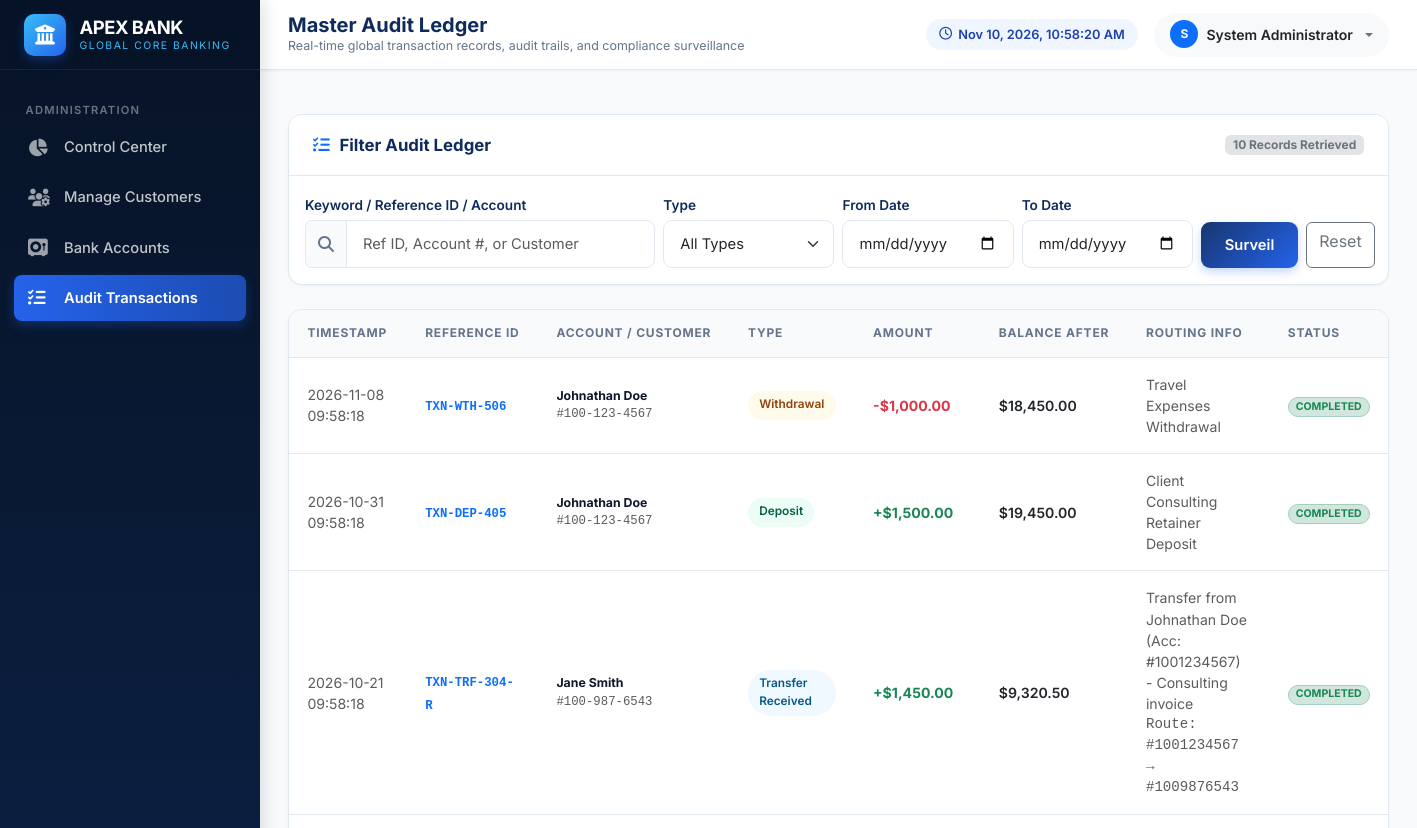
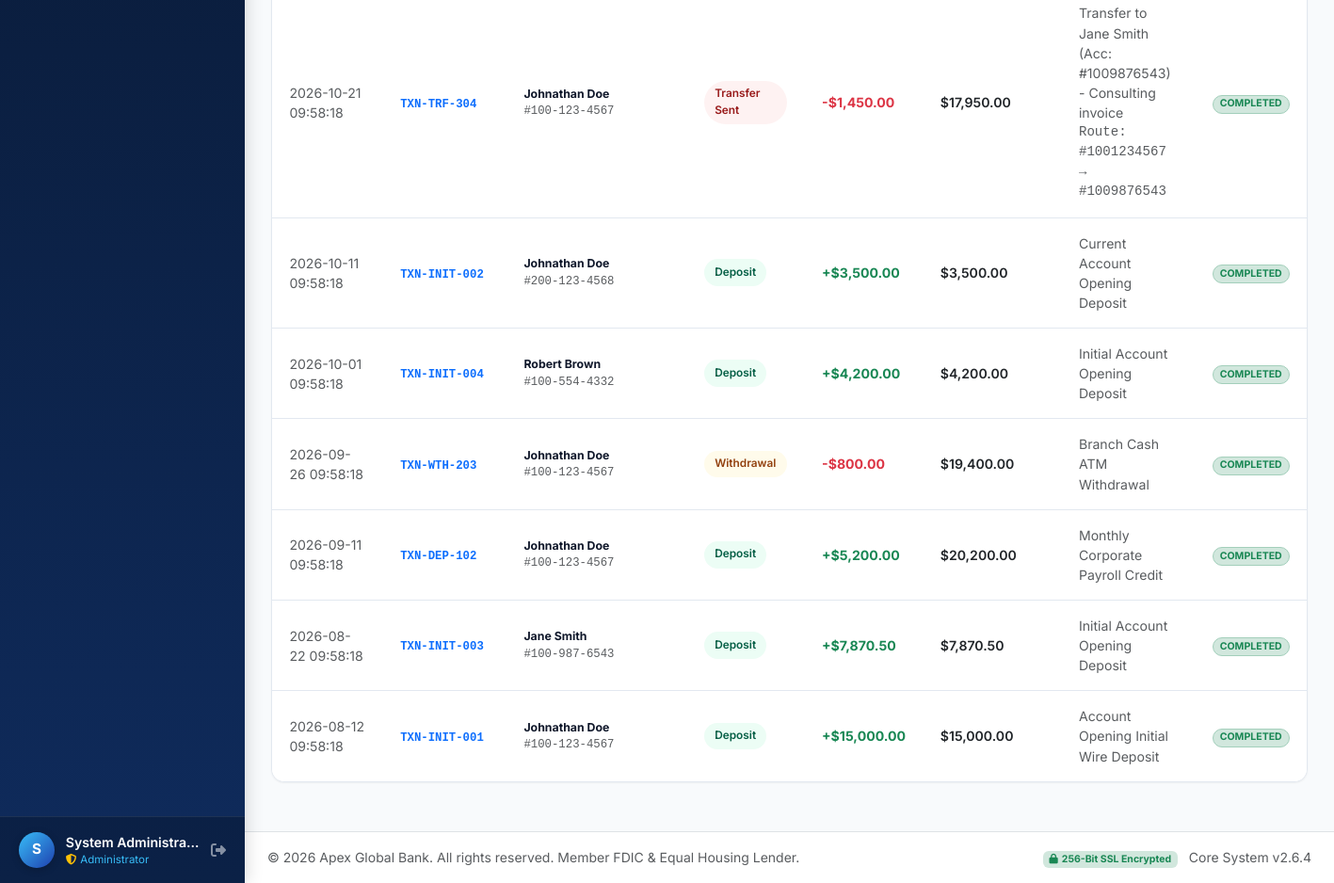
The page /admin/transactions (signed in) on the database its author committed (2 pictures, top to bottom).
### models.py (models this page shows, shortened)
class User(db.Model):
    __tablename__ = 'users'
    id = db.Column(db.Integer, primary_key=True)
    username = db.Column(db.String(50), unique=True, nullable=False, index=True)
    email = db.Column(db.String(120), unique=True, nullable=False, index=True)
    password_hash = db.Column(db.String(255), nullable=False)
    full_name = db.Column(db.String(100), nullable=False)
    phone = db.Column(db.String(20), nullable=True)
    address = db.Column(db.String(255), nullable=True)
    role = db.Column(db.String(20), nullable=False, default='customer')  # 'customer' or 'admin'
    is_active = db.Column(db.Boolean, default=True)
    created_at = db.Column(db.DateTime, default=utc_now)
    accounts = db.relationship('Account', backref='user', lazy=True, cascade='all, delete-orphan')
    notifications = db.relationship('Notification', backref='user', lazy=True, cascade='all, delete-orphan')

class Transaction(db.Model):
    __tablename__ = 'transactions'
    id = db.Column(db.Integer, primary_key=True)
    reference_id = db.Column(db.String(32), unique=True, nullable=False, index=True)
    account_id = db.Column(db.Integer, db.ForeignKey('accounts.id'), nullable=False)
    transaction_type = db.Column(db.String(20), nullable=False)  # 'DEPOSIT', 'WITHDRAWAL', 'TRANSFER_SENT', 'TRANSFER_RECEIVED'
    amount = db.Column(db.Numeric(15, 2), nullable=False)
    balance_after = db.Column(db.Numeric(15, 2), nullable=False)
    description = db.Column(db.String(255), nullable=True)
    sender_account_number = db.Column(db.String(20), nullable=True)
    receiver_account_number = db.Column(db.String(20), nullable=True)
    status = db.Column(db.String(20), nullable=False, default='COMPLETED')  # 'COMPLETED', 'PENDING', 'FAILED'
    timestamp = db.Column(db.DateTime, default=utc_now, index=True)
    @property
    def is_credit(self):
        return self.transaction_type in ['DEPOSIT', 'TRANSFER_RECEIVED']
    @property
    def badge_color(self):
        colors = {
            'DEPOSIT': 'success',
            'WITHDRAWAL': 'warning',
            'TRANSFER_SENT': 'danger',
            'TRANSFER_RECEIVED': 'info'
        }
        return colors.get(self.transaction_type, 'secondary')

class Account(db.Model):
    __tablename__ = 'accounts'
    id = db.Column(db.Integer, primary_key=True)
    user_id = db.Column(db.Integer, db.ForeignKey('users.id'), nullable=False)
    account_number = db.Column(db.String(20), unique=True, nullable=False, index=True)
    account_type = db.Column(db.String(20), nullable=False, default='Savings')  # 'Savings' or 'Current'
    balance = db.Column(db.Numeric(15, 2), nullable=False, default=Decimal('0.00'))
    status = db.Column(db.String(20), nullable=False, default='Active')  # 'Active', 'Inactive', 'Suspended'
    created_at = db.Column(db.DateTime, default=utc_now)
    transactions = db.relationship('Transaction', backref='account', lazy=True, cascade='all, delete-orphan', order_by='desc(Transaction.timestamp)')
    @property
    def formatted_account_number(self):
        s = str(self.account_number)
        if len(s) == 10:
            return f"{s[:3]}-{s[3:6]}-{s[6:]}"
        return s

### routes/admin_routes.py (the view, shortened to what this page needs)
@admin_bp.route('/transactions')
@admin_required
def transactions():
    search_query = request.args.get('q', '').strip()
    txn_type = request.args.get('type', '')
    from_date_str = request.args.get('from_date', '')
    to_date_str = request.args.get('to_date', '')
    query = Transaction.query.join(Account).join(User)
    if txn_type:
        query = query.filter(Transaction.transaction_type == txn_type)
    if from_date_str:
        try:
            fd = datetime.strptime(from_date_str, '%Y-%m-%d')
            query = query.filter(Transaction.timestamp >= fd)
        except ValueError:
            pass
    if to_date_str:
        try:
            td = datetime.strptime(to_date_str, '%Y-%m-%d') + timedelta(days=1)
            query = query.filter(Transaction.timestamp < td)
        except ValueError:
            pass
    txns = query.order_by(Transaction.timestamp.desc()).limit(100).all()
    return render_template(
        'admin/transactions.html',
        transactions=txns,
        search_query=search_query,
        txn_type=txn_type,
        from_date=from_date_str,
        to_date=to_date_str
    )

### templates/admin/transactions.html (shortened to what this page needs)
{% extends "base.html" %}
{% block page_title %}Master Audit Ledger{% endblock %}
{% block page_subtitle %}Real-time global transaction records, audit trails, and compliance surveillance{% endblock %}
{% block content %}
<div class="bank-card mb-4">
  <div class="bank-card-header">
    <h3 class="bank-card-title">
      <i class="fa-solid fa-list-check text-primary"></i> Filter Audit Ledger
    </h3>
    <span class="badge bg-secondary-subtle text-secondary">{{ transactions|length }} Records Retrieved</span>
  </div>
  <div class="bank-card-body p-3">
    <form method="GET" action="{{ url_for('admin.transactions') }}" class="row g-2 align-items-end">
      <div class="col-md-4">
        <label class="form-label small mb-1" for="q">Keyword / Reference ID / Account</label>
        <div class="input-group">
          <span class="input-group-text"><i class="fa-solid fa-magnifying-glass"></i></span>
          <input type="text" class="form-control" id="q" name="q" value="{{ search_query }}" placeholder="Ref ID, Account #, or Customer">
        </div>
      </div>
      <div class="col-md-2">
        <label class="form-label small mb-1" for="type">Type</label>
        <select class="form-select" id="type" name="type">
          <option value="">All Types</option>
        </select>
      </div>
      <div class="col-md-2">
        <label class="form-label small mb-1" for="from_date">From Date</label>
        <input type="date" class="form-control" id="from_date" name="from_date" value="{{ from_date }}">
      </div>
      <div class="col-md-2">
        <label class="form-label small mb-1" for="to_date">To Date</label>
        <input type="date" class="form-control" id="to_date" name="to_date" value="{{ to_date }}">
      </div>
      <div class="col-md-2 d-flex gap-2">
        <button type="submit" class="btn btn-bank-primary flex-fill">Surveil</button>
        <a href="{{ url_for('admin.transactions') }}" class="btn btn-outline-secondary" title="Reset">Reset</a>
      </div>
    </form>
  </div>
</div>
<div class="bank-card">
  <div class="bank-card-body p-0">
    <div class="bank-table-responsive">
      <table class="bank-table">
        <thead>
          <tr>
            <th>Timestamp</th>
            <th>Reference ID</th>
            <th>Account / Customer</th>
            <th>Type</th>
            <th>Amount</th>
            <th>Balance After</th>
            <th>Routing Info</th>
            <th>Status</th>
          </tr>
        </thead>
        <tbody>
          {% if transactions %}
            {% for txn in transactions %}
            <tr>
              <td class="text-muted small">
                {{ txn.timestamp.strftime('%Y-%m-%d %H:%M:%S') }}
              </td>
              <td>
                <span class="font-monospace fw-bold small text-primary">{{ txn.reference_id }}</span>
              </td>
              <td>
                <div class="fw-bold small">{{ txn.account.user.full_name }}</div>
                <div class="text-muted small font-monospace">#{{ txn.account.formatted_account_number }}</div>
              </td>
              <td>
                <span class="badge-pill badge-{{ txn.badge_color }}-soft">
                  {{ txn.transaction_type.replace('_', ' ').title() }}
                </span>
              </td>
              <td>
                {% if txn.is_credit %}
                  <span class="fw-bold text-success">+${{ "{:,.2f}".format(txn.amount) }}</span>
                {% else %}
                  <span class="fw-bold text-danger">-${{ "{:,.2f}".format(txn.amount) }}</span>
                {% endif %}
              </td>
              <td class="fw-semibold text-dark">
                ${{ "{:,.2f}".format(txn.balance_after) }}
              </td>
              <td class="small text-muted">
                <div>{{ txn.description or '-' }}</div>
                {% if txn.sender_account_number and txn.receiver_account_number %}
                <div class="font-monospace text-xs">Route: #{{ txn.sender_account_number }} &rarr; #{{ txn.receiver_account_number }}</div>
                {% endif %}
              </td>
              <td>
                <span class="badge bg-success-subtle text-success border border-success-subtle rounded-pill">
                  {{ txn.status }}
                </span>
              </td>
            </tr>
            {% endfor %}
          {% else %}
            <tr>
              <td colspan="8" class="text-center py-5 text-muted">
                No ledger transactions match the query parameters.
              </td>
            </tr>
          {% endif %}
        </tbody>
      </table>
    </div>
  </div>
</div>
{% endblock %}

### templates/base.html (shortened to what this page needs)
<!DOCTYPE html>
<html lang="en">
<head>
  <link href="https://cdn.jsdelivr.net/npm/bootstrap@5.3.3/dist/css/bootstrap.min.css" rel="stylesheet">
  <link rel="stylesheet" href="https://cdnjs.cloudflare.com/ajax/libs/font-awesome/6.5.1/css/all.min.css">
  <link rel="stylesheet" href="{{ url_for('static', filename='css/style.css') }}">
</head>
<body>
<div class="app-wrapper">
  {% if session.get('user_id') %}
  <aside class="sidebar">
    <div class="sidebar-brand">
      <div class="brand-icon-box">
        <i class="fa-solid fa-building-columns"></i>
      </div>
      <div>
        <div class="brand-text">APEX BANK</div>
        <span class="brand-subtext">GLOBAL CORE BANKING</span>
      </div>
    </div>
    <div class="sidebar-nav">
      {% if session.get('user_role') == 'admin' %}
        <div class="nav-section-title">Administration</div>
        <div class="sidebar-item">
          <a href="{{ url_for('admin.dashboard') }}" class="sidebar-link {% if request.endpoint == 'admin.dashboard' %}active{% endif %}">
            <i class="fa-solid fa-chart-pie"></i> Control Center
          </a>
        </div>
        <div class="sidebar-item">
          <a href="{{ url_for('admin.customers') }}" class="sidebar-link {% if request.endpoint in ['admin.customers', 'admin.customer_detail'] %}active{% endif %}">
            <i class="fa-solid fa-users-gear"></i> Manage Customers
          </a>
        </div>
        <div class="sidebar-item">
          <a href="{{ url_for('admin.accounts') }}" class="sidebar-link {% if request.endpoint == 'admin.accounts' %}active{% endif %}">
            <i class="fa-solid fa-vault"></i> Bank Accounts
          </a>
        </div>
        <div class="sidebar-item">
          <a href="{{ url_for('admin.transactions') }}" class="sidebar-link {% if request.endpoint == 'admin.transactions' %}active{% endif %}">
            <i class="fa-solid fa-list-check"></i> Audit Transactions
          </a>
        </div>
      {% endif %}
    </div>
    <div class="sidebar-user">
      <div class="sidebar-user-avatar">
        {{ session.get('full_name', 'U')[0] }}
      </div>
      <div class="sidebar-user-info">
        <div class="sidebar-user-name">{{ session.get('full_name') }}</div>
        <div class="sidebar-user-role">
          {% if session.get('user_role') == 'admin' %}
            <i class="fa-solid fa-shield-halved text-warning me-1"></i>Administrator
          {% else %}
            <i class="fa-solid fa-shield-check text-info me-1"></i>Verified Customer
          {% endif %}
        </div>
      </div>
      <a href="{{ url_for('auth.logout') }}" class="text-white-50 hover-text-white ms-2" title="Secure Logout">
        <i class="fa-solid fa-right-from-bracket"></i>
      </a>
    </div>
  </aside>
  {% endif %}
  <div class="main-content {% if not session.get('user_id') %}w-100 ms-0{% endif %}">
    {% if session.get('user_id') %}
    <header class="top-header">
      <div class="d-flex align-items-center">
        <div class="header-title-box">
          <h1>{% block page_title %}Overview{% endblock %}</h1>
          <p>{% block page_subtitle %}Apex Secure Core Banking Platform{% endblock %}</p>
        </div>
      </div>
      <div class="header-actions">
        <div class="header-time-badge d-none d-md-flex">
          <i class="fa-regular fa-clock"></i>
          <span id="liveClock">Loading...</span>
        </div>
        <div class="dropdown">
          <button class="btn btn-outline-secondary dropdown-toggle d-flex align-items-center gap-2 border-0 bg-light py-2 px-3 rounded-pill" type="button" data-bs-toggle="dropdown">
            <span class="badge bg-primary rounded-circle p-2" style="width:28px;height:28px;display:flex;align-items:center;justify-content:center;">
              {{ session.get('full_name', 'U')[0] }}
            </span>
            <span class="d-none d-sm-inline fw-semibold small text-dark">{{ session.get('full_name') }}</span>
          </button>
        </div>
      </div>
    </header>
    {% endif %}
    <div class="container-fluid px-4 pt-3">
    </div>
    <main class="page-container">
      {% block content %}{% endblock %}
    </main>
    {% if session.get('user_id') %}
    <footer class="mt-auto py-3 bg-white border-top text-center text-muted small">
      <div class="container-fluid d-flex flex-column flex-sm-row justify-content-between align-items-center px-4">
        <div>
          &copy; {{ 2026 }} {{ bank_name }}. All rights reserved. Member FDIC & Equal Housing Lender.
        </div>
        <div class="mt-2 mt-sm-0">
          <span class="badge bg-success-subtle text-success me-2"><i class="fa-solid fa-lock me-1"></i>256-Bit SSL Encrypted</span>
          <span class="text-muted">Core System v2.6.4</span>
        </div>
      </div>
    </footer>
    {% endif %}
  </div>
</div>
</body>
</html>

### rows shown on the page
User: get "System Administrator"
Transaction: timestamp "2026-11-08 09:58:18", reference_id "TXN-WTH-506", account.user.full_name "Johnathan Doe", account.formatted_account_number "100-123-4567", transaction_type.replace "Withdrawal", amount "1,000.00", balance_after "18,450.00", description "Travel Expenses Withdrawal", status "COMPLETED"
Transaction: timestamp "2026-10-31 09:58:18", reference_id "TXN-DEP-405", account.user.full_name "Johnathan Doe", account.formatted_account_number "100-123-4567", transaction_type.replace "Deposit", amount "1,500.00", balance_after "19,450.00", description "Client Consulting Retainer Deposit", status "COMPLETED"
Transaction: timestamp "2026-10-21 09:58:18", reference_id "TXN-TRF-304-R", account.user.full_name "Jane Smith", account.formatted_account_number "100-987-6543", transaction_type.replace "Transfer Received", amount "1,450.00", balance_after "9,320.50", description "Transfer from Johnathan Doe (Acc: #1001234567) - Consulting invoice", sender_account_number "1001234567", receiver_account_number "1009876543", status "COMPLETED"
Transaction: timestamp "2026-10-21 09:58:18", reference_id "TXN-TRF-304", account.user.full_name "Johnathan Doe", account.formatted_account_number "100-123-4567", transaction_type.replace "Transfer Sent", amount "1,450.00", balance_after "17,950.00", description "Transfer to Jane Smith (Acc: #1009876543) - Consulting invoice", sender_account_number "1001234567", receiver_account_number "1009876543", status "COMPLETED"
Transaction: timestamp "2026-10-11 09:58:18", reference_id "TXN-INIT-002", account.user.full_name "Johnathan Doe", account.formatted_account_number "200-123-4568", transaction_type.replace "Deposit", amount "3,500.00", balance_after "3,500.00", description "Current Account Opening Deposit", status "COMPLETED"
Transaction: timestamp "2026-10-01 09:58:18", reference_id "TXN-INIT-004", account.user.full_name "Robert Brown", account.formatted_account_number "100-554-4332", transaction_type.replace "Deposit", amount "4,200.00", balance_after "4,200.00", description "Initial Account Opening Deposit", status "COMPLETED"
Transaction: timestamp "2026-09-26 09:58:18", reference_id "TXN-WTH-203", account.user.full_name "Johnathan Doe", account.formatted_account_number "100-123-4567", transaction_type.replace "Withdrawal", amount "800.00", balance_after "19,400.00", description "Branch Cash ATM Withdrawal", status "COMPLETED"
Transaction: timestamp "2026-09-11 09:58:18", reference_id "TXN-DEP-102", account.user.full_name "Johnathan Doe", account.formatted_account_number "100-123-4567", transaction_type.replace "Deposit", amount "5,200.00", balance_after "20,200.00", description "Monthly Corporate Payroll Credit", status "COMPLETED"
Transaction: timestamp "2026-08-22 09:58:18", reference_id "TXN-INIT-003", account.user.full_name "Jane Smith", account.formatted_account_number "100-987-6543", transaction_type.replace "Deposit", amount "7,870.50", balance_after "7,870.50", description "Initial Account Opening Deposit", status "COMPLETED"
Transaction: timestamp "2026-08-12 09:58:18", reference_id "TXN-INIT-001", account.user.full_name "Johnathan Doe", account.formatted_account_number "100-123-4567", transaction_type.replace "Deposit", amount "15,000.00", balance_after "15,000.00", description "Account Opening Initial Wire Deposit", status "COMPLETED"

### other values the page prints
{{ session.get('full_name', 'U')[0] }} "S"
{{ transactions|length }} "10"
{{ 2026 }} "2026"
{{ bank_name }} "Apex Global Bank"
